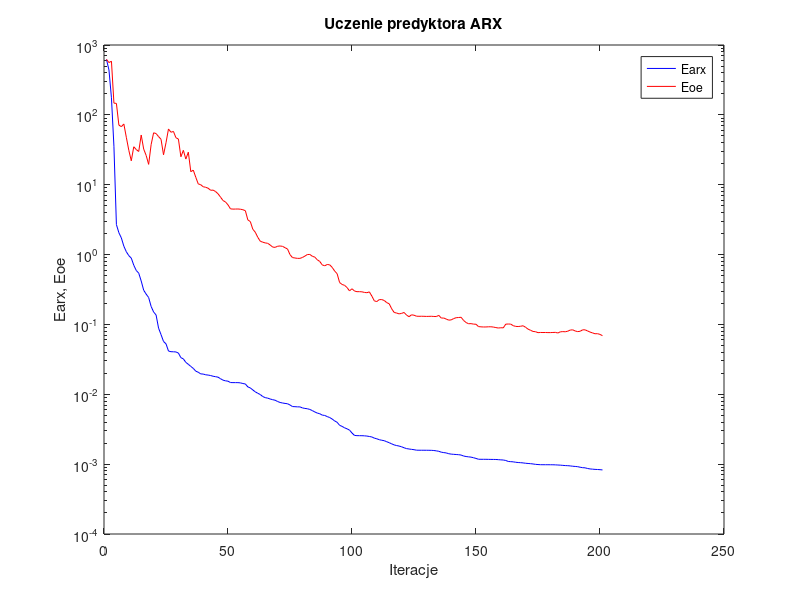
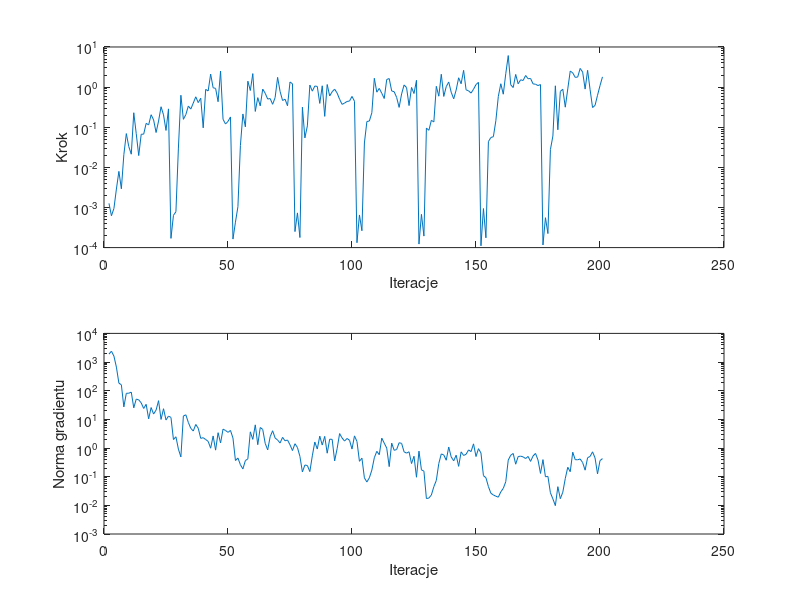

Here is the MATLAB script that generated these plots, in order:
%uczenie predyktora arx
clear all;
n=0; farx(n+1)=6.207214e+002; foe(n+1)=6.217868e+002; wspucz(n+1)=0.000000e+000; ng(n+1)=0.000000e+000;
%odnowa zmiennej metryki
n=1; farx(n+1)=4.386973e+002; foe(n+1)=5.605170e+002; krok(n+1)=1.265228e-003; ng(n+1)=1.894714e+003;
n=2; farx(n+1)=1.756170e+002; foe(n+1)=5.865004e+002; krok(n+1)=6.218716e-004; ng(n+1)=2.388841e+003;
n=3; farx(n+1)=3.556015e+001; foe(n+1)=1.472634e+002; krok(n+1)=9.446471e-004; ng(n+1)=1.609901e+003;
n=4; farx(n+1)=2.688427e+000; foe(n+1)=1.458230e+002; krok(n+1)=2.883948e-003; ng(n+1)=6.653053e+002;
n=5; farx(n+1)=2.054126e+000; foe(n+1)=7.131365e+001; krok(n+1)=7.932207e-003; ng(n+1)=1.840782e+002;
n=6; farx(n+1)=1.729553e+000; foe(n+1)=6.774729e+001; krok(n+1)=2.921865e-003; ng(n+1)=1.606286e+002;
n=7; farx(n+1)=1.318007e+000; foe(n+1)=7.404553e+001; krok(n+1)=2.067140e-002; ng(n+1)=2.721047e+001;
n=8; farx(n+1)=1.098115e+000; foe(n+1)=4.775310e+001; krok(n+1)=6.939329e-002; ng(n+1)=8.130149e+001;
n=9; farx(n+1)=9.647655e-001; foe(n+1)=3.115178e+001; krok(n+1)=3.285344e-002; ng(n+1)=8.175035e+001;
n=10; farx(n+1)=8.905671e-001; foe(n+1)=2.200182e+001; krok(n+1)=2.128042e-002; ng(n+1)=8.918130e+001;
n=11; farx(n+1)=7.045179e-001; foe(n+1)=3.493264e+001; krok(n+1)=2.295125e-001; ng(n+1)=2.525298e+001;
n=12; farx(n+1)=5.923678e-001; foe(n+1)=3.188487e+001; krok(n+1)=6.900644e-002; ng(n+1)=5.094744e+001;
n=13; farx(n+1)=5.422833e-001; foe(n+1)=2.989245e+001; krok(n+1)=1.964862e-002; ng(n+1)=4.813991e+001;
n=14; farx(n+1)=4.187783e-001; foe(n+1)=5.144712e+001; krok(n+1)=6.677458e-002; ng(n+1)=3.759511e+001;
n=15; farx(n+1)=3.087985e-001; foe(n+1)=3.239435e+001; krok(n+1)=6.722782e-002; ng(n+1)=2.405762e+001;
n=16; farx(n+1)=2.714882e-001; foe(n+1)=2.623673e+001; krok(n+1)=1.249482e-001; ng(n+1)=3.348636e+001;
n=17; farx(n+1)=2.428223e-001; foe(n+1)=1.955748e+001; krok(n+1)=1.143175e-001; ng(n+1)=1.042619e+001;
n=18; farx(n+1)=1.810063e-001; foe(n+1)=3.747479e+001; krok(n+1)=2.048545e-001; ng(n+1)=2.584073e+001;
n=19; farx(n+1)=1.508595e-001; foe(n+1)=5.536269e+001; krok(n+1)=1.520460e-001; ng(n+1)=1.532988e+001;
n=20; farx(n+1)=1.364926e-001; foe(n+1)=5.399142e+001; krok(n+1)=7.385489e-002; ng(n+1)=2.112125e+001;
n=21; farx(n+1)=8.854298e-002; foe(n+1)=4.886458e+001; krok(n+1)=1.423907e-001; ng(n+1)=4.493876e+001;
n=22; farx(n+1)=7.144513e-002; foe(n+1)=4.467405e+001; krok(n+1)=3.240219e-001; ng(n+1)=9.942861e+000;
n=23; farx(n+1)=5.704505e-002; foe(n+1)=2.682100e+001; krok(n+1)=2.032965e-001; ng(n+1)=2.353074e+001;
n=24; farx(n+1)=5.277963e-002; foe(n+1)=3.989618e+001; krok(n+1)=8.321100e-002; ng(n+1)=9.504069e+000;
n=25; farx(n+1)=4.158948e-002; foe(n+1)=6.281508e+001; krok(n+1)=2.866206e-001; ng(n+1)=1.300332e+001;
%odnowa zmiennej metryki
n=26; farx(n+1)=4.071228e-002; foe(n+1)=5.635372e+001; krok(n+1)=1.697983e-004; ng(n+1)=1.170941e+001;
n=27; farx(n+1)=4.060410e-002; foe(n+1)=5.793138e+001; krok(n+1)=6.371543e-004; ng(n+1)=1.978923e+000;
n=28; farx(n+1)=4.038840e-002; foe(n+1)=4.707549e+001; krok(n+1)=7.819157e-004; ng(n+1)=2.470229e+000;
n=29; farx(n+1)=3.894295e-002; foe(n+1)=4.505421e+001; krok(n+1)=3.023343e-002; ng(n+1)=9.157083e-001;
n=30; farx(n+1)=3.342453e-002; foe(n+1)=2.513665e+001; krok(n+1)=6.264118e-001; ng(n+1)=4.895118e-001;
n=31; farx(n+1)=3.214185e-002; foe(n+1)=3.106666e+001; krok(n+1)=1.573255e-001; ng(n+1)=1.305509e+001;
n=32; farx(n+1)=2.862587e-002; foe(n+1)=2.329779e+001; krok(n+1)=2.063035e-001; ng(n+1)=1.444191e+001;
n=33; farx(n+1)=2.685951e-002; foe(n+1)=2.926217e+001; krok(n+1)=3.372291e-001; ng(n+1)=7.830267e+000;
n=34; farx(n+1)=2.506935e-002; foe(n+1)=1.535213e+001; krok(n+1)=2.833785e-001; ng(n+1)=4.847939e+000;
n=35; farx(n+1)=2.348792e-002; foe(n+1)=1.618475e+001; krok(n+1)=4.004429e-001; ng(n+1)=3.915605e+000;
n=36; farx(n+1)=2.143866e-002; foe(n+1)=1.279397e+001; krok(n+1)=5.732413e-001; ng(n+1)=6.638739e+000;
n=37; farx(n+1)=2.068482e-002; foe(n+1)=1.027413e+001; krok(n+1)=4.108715e-001; ng(n+1)=4.898219e+000;
n=38; farx(n+1)=1.959520e-002; foe(n+1)=1.000160e+001; krok(n+1)=5.281623e-001; ng(n+1)=2.175367e+000;
n=39; farx(n+1)=1.947696e-002; foe(n+1)=9.349335e+000; krok(n+1)=9.656284e-002; ng(n+1)=2.295911e+000;
n=40; farx(n+1)=1.901113e-002; foe(n+1)=9.196926e+000; krok(n+1)=8.773192e-001; ng(n+1)=1.979415e+000;
n=41; farx(n+1)=1.884305e-002; foe(n+1)=8.905104e+000; krok(n+1)=8.008859e-001; ng(n+1)=1.709255e+000;
n=42; farx(n+1)=1.855122e-002; foe(n+1)=8.328130e+000; krok(n+1)=2.112541e+000; ng(n+1)=9.866011e-001;
n=43; farx(n+1)=1.812071e-002; foe(n+1)=8.367642e+000; krok(n+1)=9.639418e-001; ng(n+1)=2.639563e+000;
n=44; farx(n+1)=1.785949e-002; foe(n+1)=7.979404e+000; krok(n+1)=9.282331e-001; ng(n+1)=8.444473e-001;
n=45; farx(n+1)=1.757748e-002; foe(n+1)=7.406406e+000; krok(n+1)=4.324752e-001; ng(n+1)=3.426089e+000;
n=46; farx(n+1)=1.668244e-002; foe(n+1)=6.630003e+000; krok(n+1)=2.507229e+000; ng(n+1)=1.498313e+000;
n=47; farx(n+1)=1.593568e-002; foe(n+1)=5.935348e+000; krok(n+1)=1.577575e-001; ng(n+1)=4.566121e+000;
n=48; farx(n+1)=1.558636e-002; foe(n+1)=5.658437e+000; krok(n+1)=1.202792e-001; ng(n+1)=4.095932e+000;
n=49; farx(n+1)=1.540313e-002; foe(n+1)=5.148699e+000; krok(n+1)=1.399123e-001; ng(n+1)=3.521539e+000;
n=50; farx(n+1)=1.472360e-002; foe(n+1)=4.510820e+000; krok(n+1)=1.803954e-001; ng(n+1)=4.111209e+000;
%odnowa zmiennej metryki
n=51; farx(n+1)=1.469315e-002; foe(n+1)=4.474955e+000; krok(n+1)=1.629540e-004; ng(n+1)=2.228216e+000;
n=52; farx(n+1)=1.469046e-002; foe(n+1)=4.483888e+000; krok(n+1)=4.302964e-004; ng(n+1)=3.662505e-001;
n=53; farx(n+1)=1.468139e-002; foe(n+1)=4.493960e+000; krok(n+1)=1.047905e-003; ng(n+1)=4.478938e-001;
n=54; farx(n+1)=1.457194e-002; foe(n+1)=4.459668e+000; krok(n+1)=3.497807e-002; ng(n+1)=2.613616e-001;
n=55; farx(n+1)=1.425755e-002; foe(n+1)=4.386676e+000; krok(n+1)=2.144024e-001; ng(n+1)=1.864151e-001;
n=56; farx(n+1)=1.405344e-002; foe(n+1)=4.243219e+000; krok(n+1)=1.022485e-001; ng(n+1)=3.643965e-001;
n=57; farx(n+1)=1.275308e-002; foe(n+1)=3.135570e+000; krok(n+1)=1.404256e+000; ng(n+1)=4.194678e-001;
n=58; farx(n+1)=1.234316e-002; foe(n+1)=2.967804e+000; krok(n+1)=8.224396e-001; ng(n+1)=3.669645e+000;
n=59; farx(n+1)=1.153931e-002; foe(n+1)=2.306697e+000; krok(n+1)=2.169166e+000; ng(n+1)=2.005149e+000;
n=60; farx(n+1)=1.084109e-002; foe(n+1)=2.089312e+000; krok(n+1)=2.475890e-001; ng(n+1)=6.434463e+000;
n=61; farx(n+1)=1.034448e-002; foe(n+1)=1.769268e+000; krok(n+1)=5.461800e-001; ng(n+1)=1.306407e+000;
n=62; farx(n+1)=9.924944e-003; foe(n+1)=1.553956e+000; krok(n+1)=3.404866e-001; ng(n+1)=5.205073e+000;
n=63; farx(n+1)=9.289133e-003; foe(n+1)=1.504756e+000; krok(n+1)=8.922169e-001; ng(n+1)=4.455851e+000;
n=64; farx(n+1)=8.960197e-003; foe(n+1)=1.469202e+000; krok(n+1)=7.021280e-001; ng(n+1)=1.456743e+000;
n=65; farx(n+1)=8.805491e-003; foe(n+1)=1.449781e+000; krok(n+1)=5.045340e-001; ng(n+1)=8.613516e-001;
n=66; farx(n+1)=8.561056e-003; foe(n+1)=1.372048e+000; krok(n+1)=5.181392e-001; ng(n+1)=2.489283e+000;
n=67; farx(n+1)=8.371952e-003; foe(n+1)=1.281160e+000; krok(n+1)=3.730916e-001; ng(n+1)=4.008483e+000;
n=68; farx(n+1)=8.222377e-003; foe(n+1)=1.268434e+000; krok(n+1)=5.481842e-001; ng(n+1)=2.240133e+000;
n=69; farx(n+1)=7.880442e-003; foe(n+1)=1.315402e+000; krok(n+1)=1.749195e+000; ng(n+1)=1.897046e+000;
n=70; farx(n+1)=7.639979e-003; foe(n+1)=1.328080e+000; krok(n+1)=7.807902e-001; ng(n+1)=1.498908e+000;
n=71; farx(n+1)=7.502910e-003; foe(n+1)=1.311274e+000; krok(n+1)=4.641165e-001; ng(n+1)=2.358275e+000;
n=72; farx(n+1)=7.399320e-003; foe(n+1)=1.254503e+000; krok(n+1)=4.997929e-001; ng(n+1)=1.787126e+000;
n=73; farx(n+1)=7.324488e-003; foe(n+1)=1.201984e+000; krok(n+1)=3.427774e-001; ng(n+1)=1.903484e+000;
n=74; farx(n+1)=7.029318e-003; foe(n+1)=9.981680e-001; krok(n+1)=1.342163e+000; ng(n+1)=1.294856e+000;
n=75; farx(n+1)=6.673059e-003; foe(n+1)=9.056994e-001; krok(n+1)=1.210336e+000; ng(n+1)=8.162886e-001;
%odnowa zmiennej metryki
n=76; farx(n+1)=6.647974e-003; foe(n+1)=8.934481e-001; krok(n+1)=2.507229e-004; ng(n+1)=1.412841e+000;
n=77; farx(n+1)=6.608089e-003; foe(n+1)=8.826480e-001; krok(n+1)=7.323184e-004; ng(n+1)=1.047531e+000;
n=78; farx(n+1)=6.605623e-003; foe(n+1)=8.826517e-001; krok(n+1)=1.781286e-004; ng(n+1)=5.089659e-001;
n=79; farx(n+1)=6.385963e-003; foe(n+1)=9.080160e-001; krok(n+1)=3.161324e-001; ng(n+1)=1.461324e-001;
n=80; farx(n+1)=6.274554e-003; foe(n+1)=9.511063e-001; krok(n+1)=5.411858e-002; ng(n+1)=2.549358e-001;
n=81; farx(n+1)=6.211682e-003; foe(n+1)=1.001552e+000; krok(n+1)=1.079418e-001; ng(n+1)=2.456665e-001;
n=82; farx(n+1)=6.066072e-003; foe(n+1)=1.004368e+000; krok(n+1)=1.127230e+000; ng(n+1)=1.507354e-001;
n=83; farx(n+1)=5.843506e-003; foe(n+1)=9.462220e-001; krok(n+1)=7.927530e-001; ng(n+1)=5.344111e-001;
n=84; farx(n+1)=5.584485e-003; foe(n+1)=9.191922e-001; krok(n+1)=1.063594e+000; ng(n+1)=1.623075e+000;
n=85; farx(n+1)=5.385066e-003; foe(n+1)=8.428151e-001; krok(n+1)=1.040494e+000; ng(n+1)=9.215779e-001;
n=86; farx(n+1)=5.267291e-003; foe(n+1)=7.968984e-001; krok(n+1)=3.923690e-001; ng(n+1)=2.603876e+000;
n=87; farx(n+1)=5.035413e-003; foe(n+1)=7.119069e-001; krok(n+1)=1.077887e+000; ng(n+1)=1.270633e+000;
n=88; farx(n+1)=4.979786e-003; foe(n+1)=6.902976e-001; krok(n+1)=1.865458e-001; ng(n+1)=2.549426e+000;
n=89; farx(n+1)=4.796436e-003; foe(n+1)=7.213068e-001; krok(n+1)=1.160845e+000; ng(n+1)=6.608671e-001;
n=90; farx(n+1)=4.648349e-003; foe(n+1)=7.133776e-001; krok(n+1)=6.007020e-001; ng(n+1)=2.036525e+000;
n=91; farx(n+1)=4.425454e-003; foe(n+1)=6.565546e-001; krok(n+1)=7.679697e-001; ng(n+1)=2.005496e+000;
n=92; farx(n+1)=4.155230e-003; foe(n+1)=5.819929e-001; krok(n+1)=8.892951e-001; ng(n+1)=3.551721e-001;
n=93; farx(n+1)=3.974907e-003; foe(n+1)=5.322800e-001; krok(n+1)=7.101669e-001; ng(n+1)=9.522501e-001;
n=94; farx(n+1)=3.596735e-003; foe(n+1)=3.979066e-001; krok(n+1)=4.978721e-001; ng(n+1)=3.193536e+000;
n=95; farx(n+1)=3.473390e-003; foe(n+1)=3.735116e-001; krok(n+1)=3.713045e-001; ng(n+1)=2.246305e+000;
n=96; farx(n+1)=3.312419e-003; foe(n+1)=3.628352e-001; krok(n+1)=4.004429e-001; ng(n+1)=1.749121e+000;
n=97; farx(n+1)=3.205308e-003; foe(n+1)=3.373468e-001; krok(n+1)=4.386596e-001; ng(n+1)=2.155095e+000;
n=98; farx(n+1)=3.070793e-003; foe(n+1)=3.020322e-001; krok(n+1)=4.498732e-001; ng(n+1)=1.862964e+000;
n=99; farx(n+1)=2.790435e-003; foe(n+1)=3.241051e-001; krok(n+1)=5.857742e-001; ng(n+1)=9.220980e-001;
n=100; farx(n+1)=2.578125e-003; foe(n+1)=3.009504e-001; krok(n+1)=4.442530e-001; ng(n+1)=2.653376e+000;
%odnowa zmiennej metryki
n=101; farx(n+1)=2.558566e-003; foe(n+1)=2.943322e-001; krok(n+1)=1.323135e-004; ng(n+1)=1.696246e+000;
n=102; farx(n+1)=2.555733e-003; foe(n+1)=2.945203e-001; krok(n+1)=6.510435e-004; ng(n+1)=3.439280e-001;
n=103; farx(n+1)=2.553986e-003; foe(n+1)=2.929516e-001; krok(n+1)=2.629940e-004; ng(n+1)=4.423519e-001;
n=104; farx(n+1)=2.543609e-003; foe(n+1)=2.873861e-001; krok(n+1)=4.050274e-002; ng(n+1)=9.094705e-002;
n=105; farx(n+1)=2.523499e-003; foe(n+1)=2.845210e-001; krok(n+1)=1.387540e-001; ng(n+1)=6.535403e-002;
n=106; farx(n+1)=2.489121e-003; foe(n+1)=2.923469e-001; krok(n+1)=1.428513e-001; ng(n+1)=9.152508e-002;
n=107; farx(n+1)=2.450007e-003; foe(n+1)=2.546968e-001; krok(n+1)=2.292046e-001; ng(n+1)=1.698592e-001;
n=108; farx(n+1)=2.357534e-003; foe(n+1)=2.174283e-001; krok(n+1)=1.660199e+000; ng(n+1)=4.578598e-001;
n=109; farx(n+1)=2.305932e-003; foe(n+1)=2.125410e-001; krok(n+1)=7.479975e-001; ng(n+1)=7.678738e-001;
n=110; farx(n+1)=2.238218e-003; foe(n+1)=2.265942e-001; krok(n+1)=9.282331e-001; ng(n+1)=5.845219e-001;
n=111; farx(n+1)=2.198085e-003; foe(n+1)=2.268391e-001; krok(n+1)=7.021280e-001; ng(n+1)=2.215590e+000;
n=112; farx(n+1)=2.166555e-003; foe(n+1)=2.201646e-001; krok(n+1)=5.203615e-001; ng(n+1)=1.481930e+000;
n=113; farx(n+1)=2.094478e-003; foe(n+1)=2.052905e-001; krok(n+1)=1.549732e+000; ng(n+1)=9.949254e-001;
n=114; farx(n+1)=2.027194e-003; foe(n+1)=1.975456e-001; krok(n+1)=1.631921e+000; ng(n+1)=2.245760e-001;
n=115; farx(n+1)=1.952935e-003; foe(n+1)=1.675122e-001; krok(n+1)=8.006816e-001; ng(n+1)=1.489234e+000;
n=116; farx(n+1)=1.886073e-003; foe(n+1)=1.484137e-001; krok(n+1)=7.679697e-001; ng(n+1)=8.315181e-001;
n=117; farx(n+1)=1.845217e-003; foe(n+1)=1.455137e-001; krok(n+1)=5.535078e-001; ng(n+1)=8.876851e-001;
n=118; farx(n+1)=1.815837e-003; foe(n+1)=1.416066e-001; krok(n+1)=3.123324e-001; ng(n+1)=1.530016e+000;
n=119; farx(n+1)=1.772023e-003; foe(n+1)=1.439109e-001; krok(n+1)=6.749097e-001; ng(n+1)=1.453107e+000;
n=120; farx(n+1)=1.715973e-003; foe(n+1)=1.483607e-001; krok(n+1)=1.131462e+000; ng(n+1)=7.363819e-001;
n=121; farx(n+1)=1.668882e-003; foe(n+1)=1.360260e-001; krok(n+1)=9.727120e-001; ng(n+1)=6.644344e-001;
n=122; farx(n+1)=1.647880e-003; foe(n+1)=1.290554e-001; krok(n+1)=3.465039e-001; ng(n+1)=7.402818e-001;
n=123; farx(n+1)=1.628399e-003; foe(n+1)=1.373450e-001; krok(n+1)=9.806012e-001; ng(n+1)=2.871543e-001;
n=124; farx(n+1)=1.610833e-003; foe(n+1)=1.355209e-001; krok(n+1)=6.930078e-001; ng(n+1)=5.165496e-001;
n=125; farx(n+1)=1.584722e-003; foe(n+1)=1.311559e-001; krok(n+1)=1.476581e+000; ng(n+1)=9.575214e-002;
%odnowa zmiennej metryki
n=126; farx(n+1)=1.582352e-003; foe(n+1)=1.307548e-001; krok(n+1)=1.224225e-004; ng(n+1)=7.795300e-001;
n=127; farx(n+1)=1.581735e-003; foe(n+1)=1.309623e-001; krok(n+1)=6.750897e-004; ng(n+1)=1.730856e-001;
n=128; farx(n+1)=1.581516e-003; foe(n+1)=1.307322e-001; krok(n+1)=1.935432e-004; ng(n+1)=1.558955e-001;
n=129; farx(n+1)=1.580367e-003; foe(n+1)=1.302473e-001; krok(n+1)=9.515193e-002; ng(n+1)=1.729320e-002;
n=130; farx(n+1)=1.579419e-003; foe(n+1)=1.304877e-001; krok(n+1)=8.388517e-002; ng(n+1)=1.794803e-002;
n=131; farx(n+1)=1.576285e-003; foe(n+1)=1.308487e-001; krok(n+1)=1.486329e-001; ng(n+1)=2.292421e-002;
n=132; farx(n+1)=1.568023e-003; foe(n+1)=1.300235e-001; krok(n+1)=1.355389e-001; ng(n+1)=4.483890e-002;
n=133; farx(n+1)=1.549687e-003; foe(n+1)=1.297269e-001; krok(n+1)=1.045307e+000; ng(n+1)=7.415056e-002;
n=134; farx(n+1)=1.527163e-003; foe(n+1)=1.346866e-001; krok(n+1)=5.939275e-001; ng(n+1)=2.897607e-001;
n=135; farx(n+1)=1.483362e-003; foe(n+1)=1.233359e-001; krok(n+1)=2.090614e+000; ng(n+1)=6.223571e-001;
n=136; farx(n+1)=1.463311e-003; foe(n+1)=1.235116e-001; krok(n+1)=5.853717e-001; ng(n+1)=5.738745e-001;
n=137; farx(n+1)=1.447438e-003; foe(n+1)=1.193144e-001; krok(n+1)=1.027715e+000; ng(n+1)=3.754765e-001;
n=138; farx(n+1)=1.411109e-003; foe(n+1)=1.151888e-001; krok(n+1)=1.341860e+000; ng(n+1)=1.085775e+000;
n=139; farx(n+1)=1.391754e-003; foe(n+1)=1.161711e-001; krok(n+1)=7.460858e-001; ng(n+1)=4.902222e-001;
n=140; farx(n+1)=1.381972e-003; foe(n+1)=1.213086e-001; krok(n+1)=5.107206e-001; ng(n+1)=3.576366e-001;
n=141; farx(n+1)=1.373624e-003; foe(n+1)=1.248180e-001; krok(n+1)=8.457767e-001; ng(n+1)=5.617737e-001;
n=142; farx(n+1)=1.365347e-003; foe(n+1)=1.256389e-001; krok(n+1)=1.707324e+000; ng(n+1)=2.295043e-001;
n=143; farx(n+1)=1.350093e-003; foe(n+1)=1.265715e-001; krok(n+1)=1.212653e+000; ng(n+1)=7.347671e-001;
n=144; farx(n+1)=1.307393e-003; foe(n+1)=1.139942e-001; krok(n+1)=2.621320e+000; ng(n+1)=5.499759e-001;
n=145; farx(n+1)=1.285878e-003; foe(n+1)=1.064532e-001; krok(n+1)=8.559000e-001; ng(n+1)=6.056322e-001;
n=146; farx(n+1)=1.272016e-003; foe(n+1)=1.023213e-001; krok(n+1)=8.083004e-001; ng(n+1)=8.589728e-001;
n=147; farx(n+1)=1.260306e-003; foe(n+1)=1.026828e-001; krok(n+1)=7.101669e-001; ng(n+1)=7.507992e-001;
n=148; farx(n+1)=1.235324e-003; foe(n+1)=1.010489e-001; krok(n+1)=8.838889e-001; ng(n+1)=1.398495e+000;
n=149; farx(n+1)=1.207360e-003; foe(n+1)=1.006011e-001; krok(n+1)=1.157790e+000; ng(n+1)=5.049624e-001;
n=150; farx(n+1)=1.175347e-003; foe(n+1)=9.310842e-002; krok(n+1)=1.312841e+000; ng(n+1)=9.493004e-001;
%odnowa zmiennej metryki
n=151; farx(n+1)=1.173527e-003; foe(n+1)=9.237323e-002; krok(n+1)=1.107642e-004; ng(n+1)=6.699327e-001;
n=152; farx(n+1)=1.173173e-003; foe(n+1)=9.192767e-002; krok(n+1)=9.413494e-004; ng(n+1)=1.084779e-001;
n=153; farx(n+1)=1.173127e-003; foe(n+1)=9.199855e-002; krok(n+1)=1.752601e-004; ng(n+1)=9.206877e-002;
n=154; farx(n+1)=1.170755e-003; foe(n+1)=9.249858e-002; krok(n+1)=4.382471e-002; ng(n+1)=4.521265e-002;
n=155; farx(n+1)=1.168974e-003; foe(n+1)=9.258595e-002; krok(n+1)=5.553162e-002; ng(n+1)=2.649106e-002;
n=156; farx(n+1)=1.167991e-003; foe(n+1)=9.171094e-002; krok(n+1)=5.801457e-002; ng(n+1)=2.300835e-002;
n=157; farx(n+1)=1.166112e-003; foe(n+1)=9.019171e-002; krok(n+1)=1.448088e-001; ng(n+1)=2.085472e-002;
n=158; farx(n+1)=1.159641e-003; foe(n+1)=8.883371e-002; krok(n+1)=5.870903e-001; ng(n+1)=1.928818e-002;
n=159; farx(n+1)=1.151552e-003; foe(n+1)=8.965497e-002; krok(n+1)=1.213034e+000; ng(n+1)=2.959509e-002;
n=160; farx(n+1)=1.146328e-003; foe(n+1)=8.933908e-002; krok(n+1)=6.656880e-001; ng(n+1)=3.912140e-002;
n=161; farx(n+1)=1.128234e-003; foe(n+1)=1.009233e-001; krok(n+1)=2.155775e+000; ng(n+1)=6.673103e-002;
n=162; farx(n+1)=1.093076e-003; foe(n+1)=1.013939e-001; krok(n+1)=6.110419e+000; ng(n+1)=3.791735e-001;
n=163; farx(n+1)=1.085574e-003; foe(n+1)=1.010819e-001; krok(n+1)=1.142810e+000; ng(n+1)=5.608384e-001;
n=164; farx(n+1)=1.079242e-003; foe(n+1)=9.600590e-002; krok(n+1)=9.769152e-001; ng(n+1)=6.456360e-001;
n=165; farx(n+1)=1.064246e-003; foe(n+1)=9.373954e-002; krok(n+1)=2.069805e+000; ng(n+1)=2.725882e-001;
n=166; farx(n+1)=1.055019e-003; foe(n+1)=9.333217e-002; krok(n+1)=1.208217e+000; ng(n+1)=5.051744e-001;
n=167; farx(n+1)=1.049482e-003; foe(n+1)=9.420864e-002; krok(n+1)=1.522431e+000; ng(n+1)=5.202244e-001;
n=168; farx(n+1)=1.041664e-003; foe(n+1)=9.570250e-002; krok(n+1)=1.462039e+000; ng(n+1)=4.913517e-001;
n=169; farx(n+1)=1.029507e-003; foe(n+1)=9.094407e-002; krok(n+1)=1.946136e+000; ng(n+1)=4.302434e-001;
n=170; farx(n+1)=1.022468e-003; foe(n+1)=8.561568e-002; krok(n+1)=1.617795e+000; ng(n+1)=5.084379e-001;
n=171; farx(n+1)=1.015648e-003; foe(n+1)=8.242232e-002; krok(n+1)=1.640824e+000; ng(n+1)=3.416073e-001;
n=172; farx(n+1)=1.006202e-003; foe(n+1)=7.936317e-002; krok(n+1)=1.205335e+000; ng(n+1)=5.266944e-001;
n=173; farx(n+1)=9.933041e-004; foe(n+1)=7.869310e-002; krok(n+1)=1.179292e+000; ng(n+1)=6.482008e-001;
n=174; farx(n+1)=9.871485e-004; foe(n+1)=7.625063e-002; krok(n+1)=1.093437e+000; ng(n+1)=3.823727e-001;
n=175; farx(n+1)=9.818242e-004; foe(n+1)=7.672063e-002; krok(n+1)=1.157790e+000; ng(n+1)=1.300108e-001;
%odnowa zmiennej metryki
n=176; farx(n+1)=9.812011e-004; foe(n+1)=7.660760e-002; krok(n+1)=1.163141e-004; ng(n+1)=3.938271e-001;
n=177; farx(n+1)=9.810178e-004; foe(n+1)=7.666548e-002; krok(n+1)=5.562136e-004; ng(n+1)=9.927697e-002;
n=178; farx(n+1)=9.809043e-004; foe(n+1)=7.641848e-002; krok(n+1)=2.235165e-004; ng(n+1)=1.027822e-001;
n=179; farx(n+1)=9.801717e-004; foe(n+1)=7.640746e-002; krok(n+1)=2.768235e-002; ng(n+1)=2.746265e-002;
n=180; farx(n+1)=9.796218e-004; foe(n+1)=7.672537e-002; krok(n+1)=6.024636e-002; ng(n+1)=1.682695e-002;
n=181; farx(n+1)=9.768419e-004; foe(n+1)=7.698825e-002; krok(n+1)=1.077887e+000; ng(n+1)=9.764047e-003;
n=182; farx(n+1)=9.717608e-004; foe(n+1)=7.536400e-002; krok(n+1)=8.641149e-002; ng(n+1)=4.483571e-002;
n=183; farx(n+1)=9.677505e-004; foe(n+1)=7.834753e-002; krok(n+1)=7.807902e-001; ng(n+1)=1.705942e-002;
n=184; farx(n+1)=9.603660e-004; foe(n+1)=7.894393e-002; krok(n+1)=8.838889e-001; ng(n+1)=2.874903e-002;
n=185; farx(n+1)=9.540429e-004; foe(n+1)=7.851339e-002; krok(n+1)=3.160606e-001; ng(n+1)=8.655381e-002;
n=186; farx(n+1)=9.506700e-004; foe(n+1)=8.003259e-002; krok(n+1)=9.001093e-001; ng(n+1)=2.130296e-001;
n=187; farx(n+1)=9.436984e-004; foe(n+1)=8.307451e-002; krok(n+1)=2.512610e+000; ng(n+1)=1.493237e-001;
n=188; farx(n+1)=9.333509e-004; foe(n+1)=8.372039e-002; krok(n+1)=2.267028e+000; ng(n+1)=7.148667e-001;
n=189; farx(n+1)=9.271085e-004; foe(n+1)=8.058007e-002; krok(n+1)=1.750598e+000; ng(n+1)=3.930231e-001;
n=190; farx(n+1)=9.199386e-004; foe(n+1)=7.895272e-002; krok(n+1)=1.778590e+000; ng(n+1)=3.889421e-001;
n=191; farx(n+1)=9.031715e-004; foe(n+1)=7.983615e-002; krok(n+1)=2.924078e+000; ng(n+1)=4.153051e-001;
n=192; farx(n+1)=8.902771e-004; foe(n+1)=8.374043e-002; krok(n+1)=2.370146e+000; ng(n+1)=3.108398e-001;
n=193; farx(n+1)=8.860726e-004; foe(n+1)=8.368230e-002; krok(n+1)=8.923142e-001; ng(n+1)=1.688061e-001;
n=194; farx(n+1)=8.662614e-004; foe(n+1)=8.062043e-002; krok(n+1)=2.625682e+000; ng(n+1)=4.594160e-001;
n=195; farx(n+1)=8.540361e-004; foe(n+1)=7.774457e-002; krok(n+1)=8.658973e-001; ng(n+1)=5.088145e-001;
n=196; farx(n+1)=8.477611e-004; foe(n+1)=7.561437e-002; krok(n+1)=3.096904e-001; ng(n+1)=7.372617e-001;
n=197; farx(n+1)=8.413626e-004; foe(n+1)=7.353605e-002; krok(n+1)=3.505976e-001; ng(n+1)=4.506116e-001;
n=198; farx(n+1)=8.383028e-004; foe(n+1)=7.374852e-002; krok(n+1)=6.261807e-001; ng(n+1)=1.254220e-001;
n=199; farx(n+1)=8.337786e-004; foe(n+1)=7.199096e-002; krok(n+1)=1.086288e+000; ng(n+1)=3.635186e-001;
n=200; farx(n+1)=8.264727e-004; foe(n+1)=6.894221e-002; krok(n+1)=1.800219e+000; ng(n+1)=4.272450e-001;

figure; semilogy(farx,'b'); hold on; semilogy(foe,'r'); xlabel('Iteracje'); ylabel('Earx, Eoe'); legend('Earx','Eoe'); title('Uczenie predyktora ARX');
figure; subplot(2,1,1); semilogy(krok); xlabel('Iteracje'); ylabel('Krok');
subplot(2,1,2); semilogy(ng); xlabel('Iteracje'); ylabel('Norma gradientu');
Earx=farx(n+1)
Eoe=foe(n+1)
